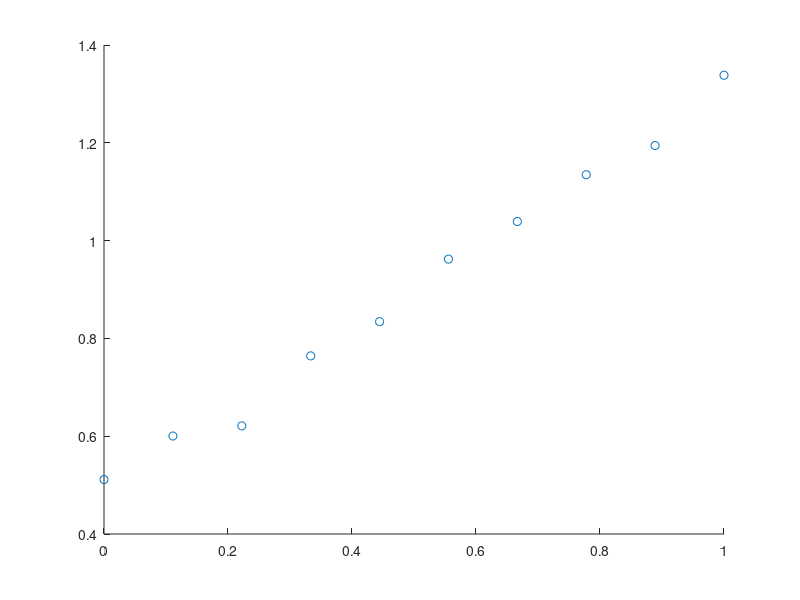
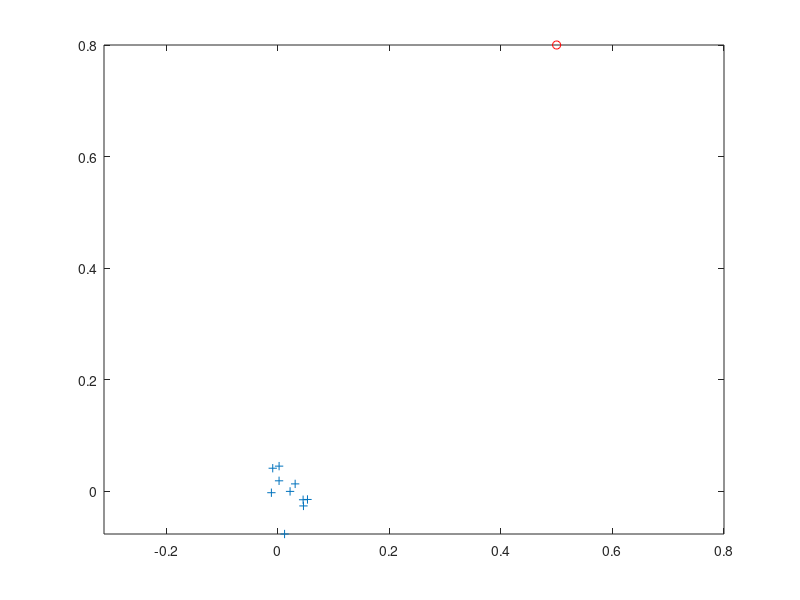
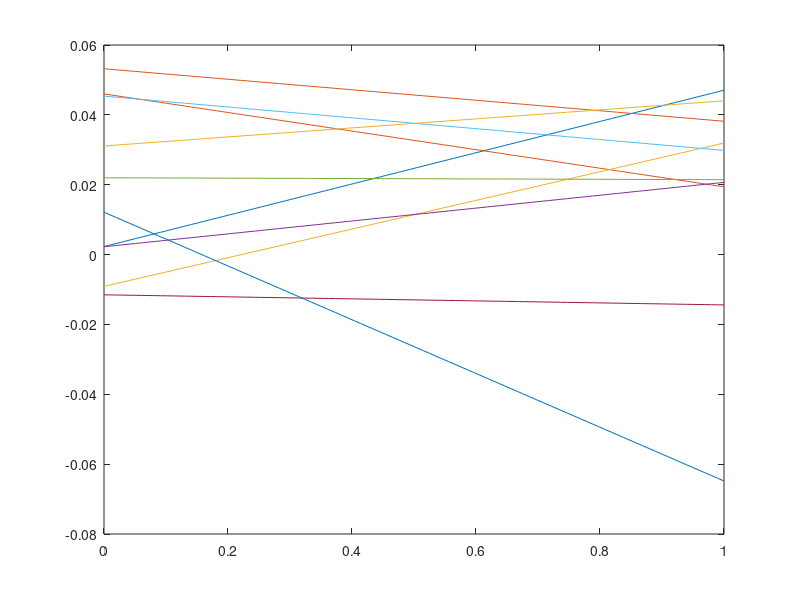

Write the MATLAB code that produced these figures, in order. (Note: this script raises an error after producing the figures.)
%% Bayesian Linear Regression
% Be the model $y = a_1 x + a_2 \\t = y + \xi$ where $\xi$ is the noise.

close all; clear all;
N = 10;
x = linspace(0,1,N).';
a1 = 0.5; a2 = 0.8;
y = a2*x+a1;
ns = normrnd(0,0.02,size(x));
t = y + ns;
figure
scatter(x,t);
%% 
% Defining $\phi_i(x)$

phi = @(x,i) (x^i);
%% 
% Defining $\Phi$

M = 3;
P = [];
for i = 1:M
    Paux = arrayfun(@(x) phi(x,i),x);
    P = [P,Paux];
end
%% 
% Calculating the $\mathbf{W}_{ML}$

Wml = pinv(P)*t;
%% 
% Defining the parameter $\beta$ by the equation
% 
% $- \ln p(\mathbf{w}|\mathbf{x},\mathbf{t},\alpha,\beta) = -\frac{\beta}{2} 
% \sum^N_{n=1}\left\{y(x_n,\mathbf{w}-t_n) \right\}^2 - \frac{N}{2} \ln \beta 
% + \frac{N}{2} \ln 2 \pi - \frac{M+1}{2} \ln \left(\frac{2\pi}{\alpha}\right) 
% + \frac{\alpha}{2} \mathbf{w}^T\mathbf{w}$ so, if $\frac{\partial}{\partial 
% \beta} -\ln p(\mathbf{w_{ML}}|\mathbf{x},\mathbf{t},\alpha,\beta) = 0$ this 
% means that$0 = -\frac{1}{2} \sum^N_{n=1}\left\{y(x_n,\mathbf{w_{ML}}-t_n) \right\}^2 
% - \frac{N}{2\beta} \Rightarrow \frac{1}{\beta_{ML}} =  \sum^N_{n=1}\left\{y(x_n,\mathbf{w_{ML}}-t_n) 
% \right\}^2$

beta = sum(((P*Wml)-t).^2)^(-1);
%% 
% If we define $\alpha = 1$

alpha = 1000;
Paux = P.'*P;
Sinv = alpha*eye(size(Paux)) + beta*Paux;
m = beta*(Sinv\P.'*t);
%% 
% Defining the first posterior gaussian distribution

mu0 = zeros([1,M]);
Sigma0 = (alpha)^(-1)*eye(M);
w = mvnrnd(mu0,Sigma0,10); 
figure
plot(w(:,1),w(:,2),'+'); axis equal; hold on;
plot(a1,a2,'ro'); hold off;
%% 
% Plotting the predict
figure(3);
xx = linspace(0,1,100);
yt = w(:,2)*xx + w(:,1);
plot(xx,yt);

%%
% Defining the posteriors
pause(3); close all;

for i = 1:N
   if i == 1
       Sigma = Sigma0; mu = mu0;
   end
   Sigma = Sigma + beta*(P.'*P);
   mu = Sigma*(Sigma0\mu0+beta*P.'*t);

    %% 
    % Defining the posterior gaussian distribution

    w = mvnrnd(mu,Sigma,10); 
    figure
    plot(w(:,1),w(:,2),'+'); axis equal; hold on;
    plot(a1,a2,'ro'); hold off;
    %% 
    % Plotting the predict
    figure(3);
    xx = linspace(0,1,100);
    yt = w(:,2)*xx + w(:,1);
    plot(xx,yt);

    pause(3); close all;
end